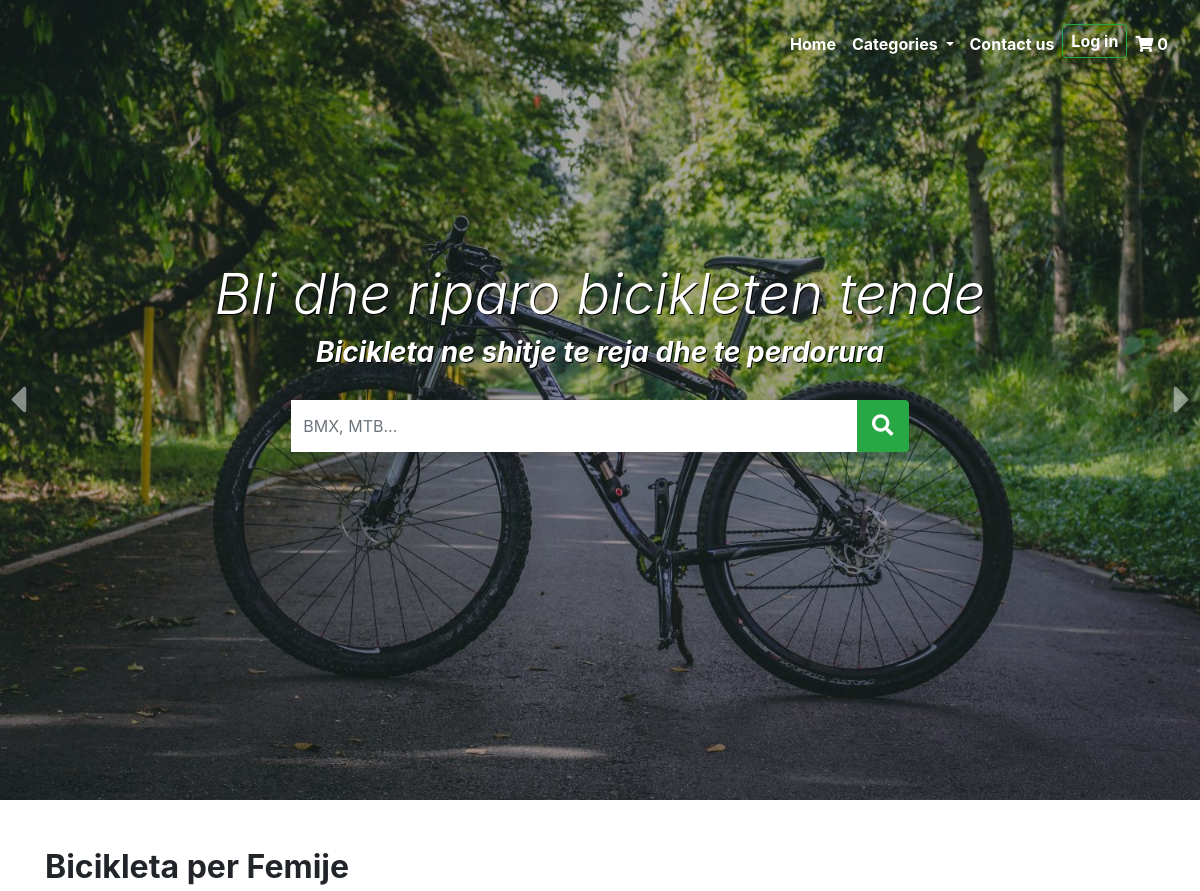
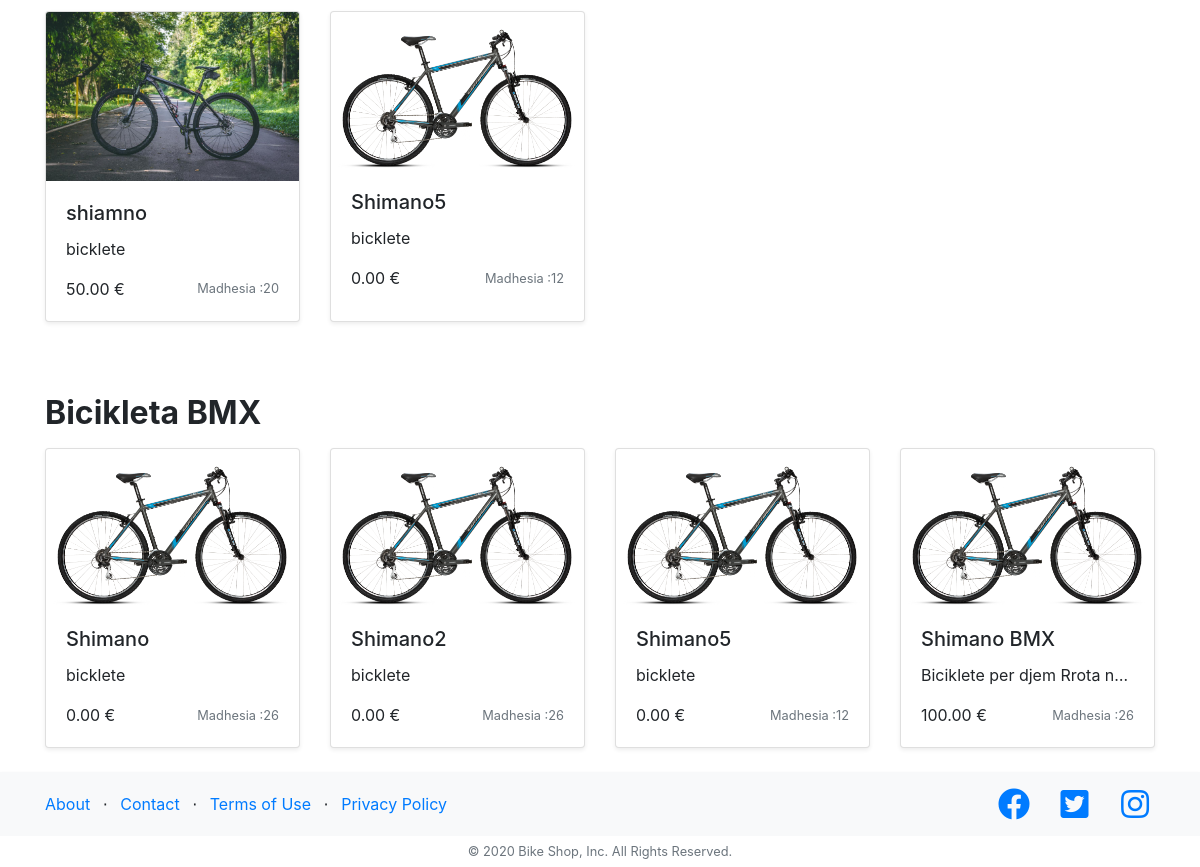
The page / on the database its author committed (2 pictures, top to bottom).
### shop/models.py (models this page shows, shortened)
class Bikes(models.Model):
    name = models.CharField(max_length=35, default="Shimano")
    size = models.CharField(max_length=2, default=26)
    color = models.CharField(max_length=10, default="Blu")
    description = models.TextField(default="bicklete")
    full_description = RichTextField(blank=True, null=True)
    price = models.DecimalField(max_digits=10, decimal_places=2, default=100)
    image = models.ImageField(default="defalut.png")
    age_category = models.CharField(default=16, max_length=15)
    bike_categories = models.CharField(default="BMX", max_length=50)
    amount = models.DecimalField(max_digits=10, decimal_places=2, default=10)
    class Meta:
        verbose_name_plural = 'Bikes'

### shop/views.py (the view)
# urls.py: path('', views.index, name='index'),
def index(request):
    current_user = user_id_cookie(request)
    if request.method == 'POST':
        form = HomeSearchForm(request.POST)
        if form.is_valid():
            return HttpResponseRedirect('/search?q='+form.cleaned_data['search'])
    else:
        form = HomeSearchForm()
    kid_bikes = Bikes.objects.filter(size__lte=20)
    BMX_bikes = Bikes.objects.filter(bike_categories="BMX")
    context = {'kid_bikes': kid_bikes, 'BMX_bikes': BMX_bikes, 'form': form}
    return render(request, 'shop/index.html', context)

### shop/forms.py
class HomeSearchForm(forms.Form):
    search = forms.CharField(max_length=100, widget=forms.TextInput(
        attrs={'class': 'form-control input-search-text border-0', 'placeholder': 'BMX, MTB...'}))

### shop/context_processors.py (called while the page is built)
def add_variable_to_context(request):
    if request.COOKIES.get('uuid') is not None:
        return {
            'uuid': request.COOKIES.get('uuid')
        }
    else:
        return {
            'uuid': '000'
        }

### shop/templatetags/myapptags.py (called while the page is built)
@register.simple_tag
def shopcartcount(userid):
    count = ShopCart.objects.filter(user=userid).count()
    return count

### shop/views.py (called while the page is built)
def user_id_cookie(request):
    if request.COOKIES.get('uuid') is None:
        return str(random())[2:19]
    else:
        return request.COOKIES.get('uuid')

### shop/templates/shop/index.html (shortened to what this page needs)
{% extends 'shop/layout.html' %}
{% block content %}
    <div id="carouselExampleCaptions" class="carousel slide carousel-fade" data-ride="carousel">
        <div class="carousel-inner">
            <div class="carousel-item main-carousel-item position-relative active">
                <div class="carousel-caption d-none d-md-block w-100 h-100">
                    <div class="text-center font-italic caption-text w-100 py-4">
                        <h1 class="display-4">Bli dhe riparo bicikleten tende</h1>
                        <h3 class="font-weight-bolder">Bicikleta ne shitje te reja dhe te perdorura</h3>
                    </div>
                </div>
            </div>
        </div>
        <a class="carousel-control-prev" href="#carouselExampleCaptions" role="button" data-slide="prev">
            <span class="fas fa-caret-left p-0 pr-4 text-light" aria-hidden="true"></span>
        </a>
        <a class="carousel-control-next" href="#carouselExampleCaptions" role="button" data-slide="next">
            <span class="fas fa-caret-right p-0 pl-4 text-light" aria-hidden="true"></span>
        </a>
        <div class="w-100 search-block">
            <div class="container">
                <div class="col-md-7 m-auto">
                  <form method="POST">
                    <div class="input-group mb-3 shadow">
                          {{form.search}}
                      <div class="input-group-append">
                          <button class="btn btn-success btn-search" type="submit"><i class="fas fa-search fa-lg"></i></button>
                      </div>
                    </div>
                  </form>
                </div>
            </div>
        </div>
    </div>
<div class="container">
    <div class="row mt-5">
        <div class="col-md-12">
            <h2 class="font-weight-bold mb-3">Bicikleta per Femije</h2>
        </div>
    </div>
    <div class="row row-cols-1 row-cols-lg-4 row-cols-md-3">
        {%for bike in kid_bikes%}
            <div class="col mb-4 bike">
                <a href="/bike/{{ bike.name }}" class="text-decoration-none">
                    <div class="card h-100 shadow-sm">
                        <img src="{{bike.image.url}}" class="card-img-top" alt="...">
                        <div class="card-body">
                            <h5 class="card-title">{{bike.name}}</h5>
                            <p class="card-text text-truncate">{{bike.description}}</p>
                            <div class="d-flex align-items-center justify-content-between mt-1">
                                <span class="product-price">{{bike.price}} &euro;</span>
                                <small class="text-muted">Madhesia :{{bike.size}}</small>
                            </div>
                        </div>
                    </div>
                </a>
            </div>
        {% endfor%}
    </div>
    <div class="row mt-5">
        <div class="col-md-12">
            <h2 class="font-weight-bold mb-3">Bicikleta BMX</h2>
        </div>
    </div>
    <div class="row row-cols-1 row-cols-lg-4 row-cols-md-3">
        {%for bike in BMX_bikes%}
            <div class="col mb-4 bike">
                <a href="/bike/{{ bike.name }}" class="text-decoration-none">
                    <div class="card h-100 shadow-sm">
                        <img src="{{bike.image.url}}" class="card-img-top" alt="...">
                        <div class="card-body">
                            <h5 class="card-title">{{bike.name}}</h5>
                            <p class="card-text text-truncate">{{bike.description}}</p>
                            <div class="d-flex align-items-center justify-content-between mt-1">
                                <span class="product-price">{{bike.price}} &euro;</span>
                                <small class="text-muted">Madhesia :{{bike.size}}</small>
                            </div>
                        </div>
                    </div>
                </a>
            </div>
        {% endfor%}
    </div>
</div>
{% endblock %}

### shop/static/shop/home.css (style rules this page uses)
.carousel-control-next, .carousel-control-prev { z-index: 10; width: 5%; }
.carousel-control-next span, .carousel-control-prev span { font-size: 44px; }
.main-carousel-item { height: 100vh; min-height: 360px; }
.carousel-caption { background-color: rgba(2, 2, 2, 0.35); left: 0; bottom: 0; }
.carousel-caption .caption-text { position: absolute; top: calc(50% - 163px); text-shadow: 1px 1px 0 black; }
.bike a { color: inherit !important; }
.search-block { position: absolute; top: 50%; z-index: 1; }
.input-search-text { height: 52px; }
.btn-search { width: 52px; }
html { position: relative; min-height: 100%; }
body { margin-bottom: 95px; }

### rows shown on the page
Bikes: image (picture), name "shiamno", description "bicklete", price "50.00", size "20"
Bikes: image (picture), name "Shimano5", description "bicklete", price "0.00", size "12"
Bikes: image (picture), name "Shimano", description "bicklete", price "0.00", size "26"
Bikes: image (picture), name "Shimano2", description "bicklete", price "0.00", size "26"
Bikes: image (picture), name "Shimano BMX", description "Biciklete per djem Rrota n…", price "100.00", size "26"

### other values the page prints
{{ count }} "0"
